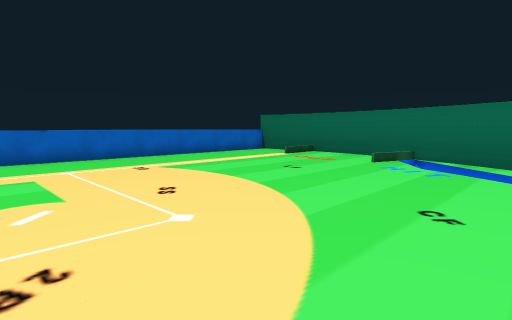
[1] (above)

15 first-person views from a walk through a Unity game level. The camera is 1.2 m above the floor, tilts 6° down and sees 80° across. The floor is counted in squares, 1 m on a side. Each view is taken from the middle of a square. On the plan, view 1 faces up. The plan holds only what a view shows up to about 13 squares ahead; the rest is blank.

[2]
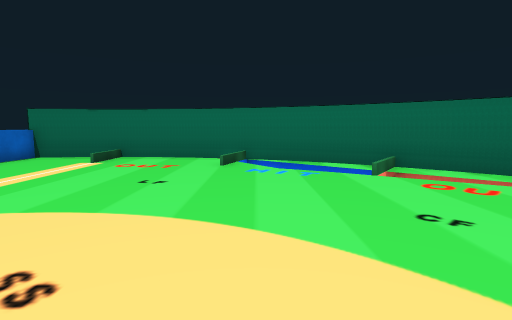

[3]
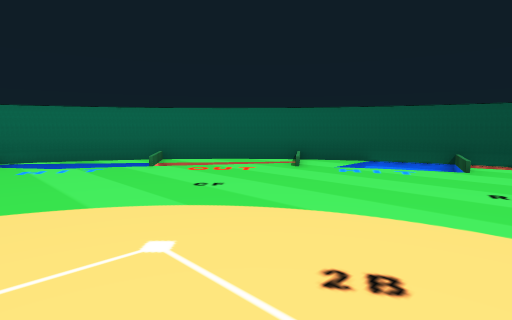

[4]
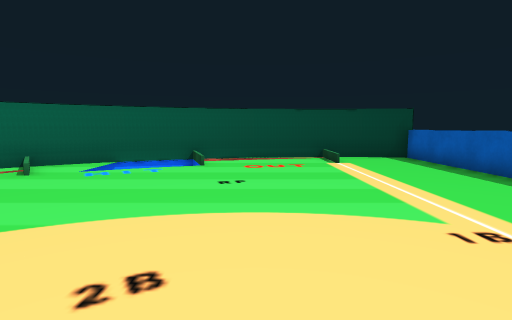

[5]
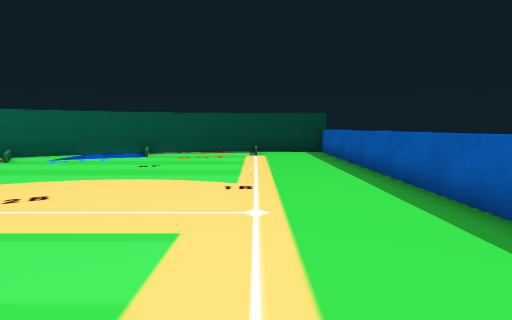

[6]
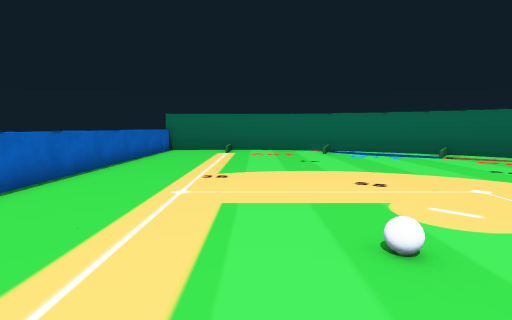

[7]
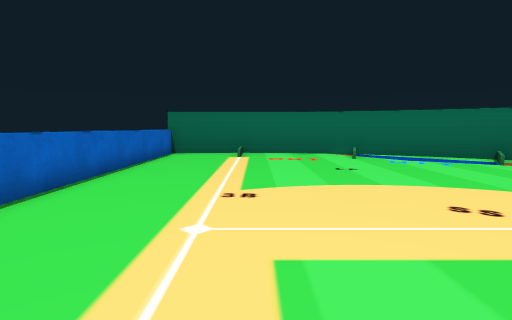

[8]
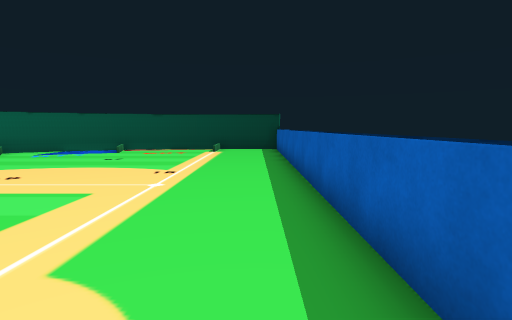

[9]
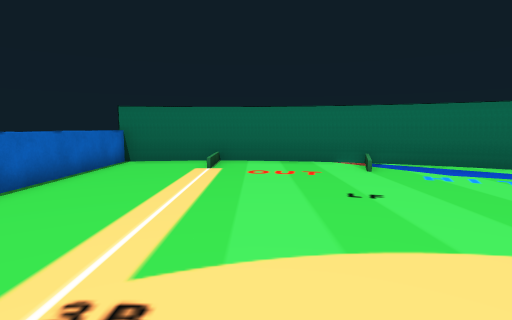

[10]
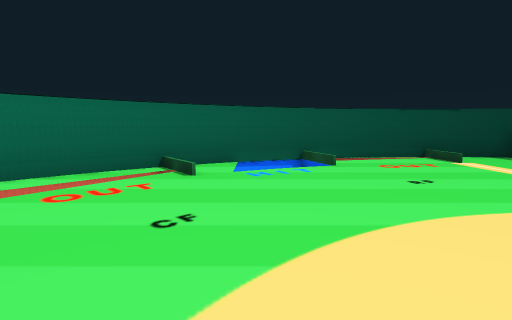

[11]
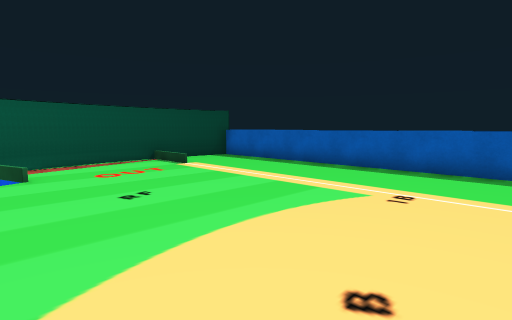

[12]
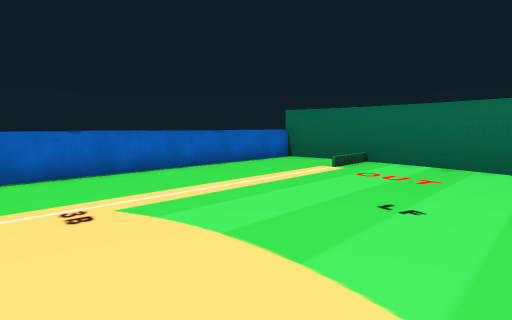

[13]
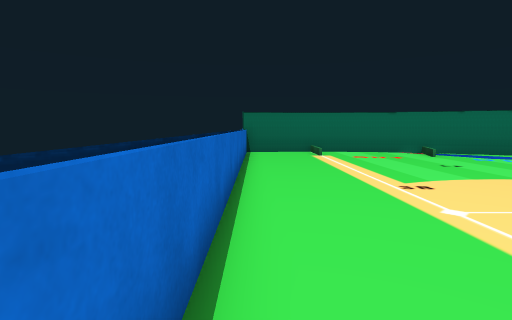

[14]
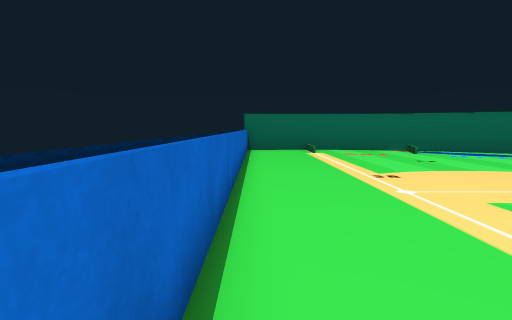

[15]
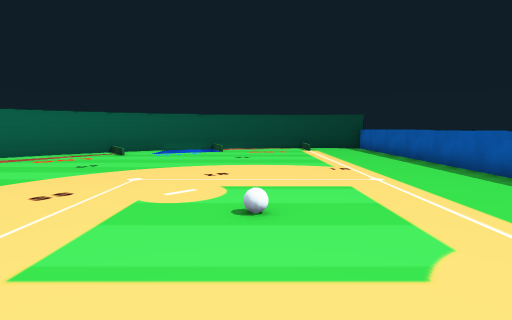

### Floor plan
Key: @ floor where view 1 was taken; # wall or solid block; . floor; = window, fence, low wall or low ledge; v drop or lower ground; O other object.
Columns run from 11 left of view 1 to 8 right of it. Each row starts with its distance up from view 1.
 18           ####
 17          #=..##
 16         #=....##
 15        #=....O.##
 14       #=........#
 13      #=.........##
 12     #=...........#
 11    #=............#
 10   #=............  #
  9  #=.............  #
  8 #=.............. v##
  7 =................ ##
  6 . ...............v=#
  5    ..............v=#
  4    ...O..........v #
  3 . ...............vv#
  2  .................v#
  1 =..................#
  0 #=.........@....  ##
 -1  #=.............  #
 -2   #=............  #
 -3    #=...........vv#
 -4     #=..........v##
 -5      #=........ v#
 -6       #=.......###
 -7        #=....Ov#
 -8         #=....##
 -9          #=..##
-10           ####

Positions as (right, up) in squares from view 1, and headings:
1: (0, 0), facing up
2: (-2, 3), facing up-right
3: (-4, 3), facing right
4: (-4, 3), facing down-right
5: (-8, 3), facing down-right
6: (-8, 3), facing up-right
7: (-7, 5), facing up-right
8: (-11, 3), facing down-right
9: (-4, 7), facing up-right
10: (-1, 6), facing down-right
11: (-1, 4), facing down
12: (-1, 5), facing up
13: (-10, 7), facing up-right
14: (-11, 6), facing up-right
15: (-8, 7), facing down-right
